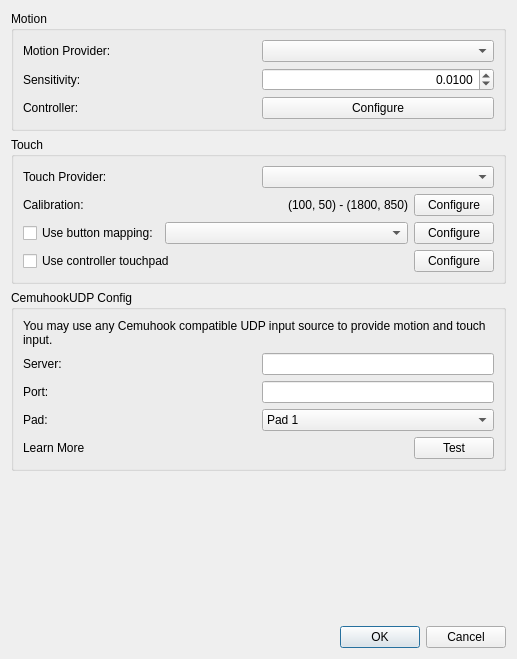
<?xml version="1.0" encoding="UTF-8"?>
<ui version="4.0">
 <class>ConfigureMotionTouch</class>
 <widget class="QDialog" name="ConfigureMotionTouch">
  <property name="geometry">
   <rect>
    <x>0</x>
    <y>0</y>
    <width>517</width>
    <height>659</height>
   </rect>
  </property>
  <layout class="QVBoxLayout">
   <item>
    <widget class="QGroupBox" name="motion_group_box">
     <property name="title">
      <string>Motion</string>
     </property>
     <layout class="QVBoxLayout">
      <item>
       <layout class="QHBoxLayout">
        <item>
         <widget class="QLabel" name="motion_provider_label">
          <property name="text">
           <string>Motion Provider:</string>
          </property>
         </widget>
        </item>
        <item>
         <widget class="QComboBox" name="motion_provider"/>
        </item>
       </layout>
      </item>
      <item>
       <layout class="QHBoxLayout">
        <item>
         <widget class="QLabel" name="motion_sensitivity_label">
          <property name="text">
           <string>Sensitivity:</string>
          </property>
         </widget>
        </item>
        <item>
         <widget class="QDoubleSpinBox" name="motion_sensitivity">
          <property name="alignment">
           <set>Qt::AlignRight|Qt::AlignTrailing|Qt::AlignVCenter</set>
          </property>
          <property name="decimals">
           <number>4</number>
          </property>
          <property name="minimum">
           <double>0.001000000000000</double>
          </property>
          <property name="maximum">
           <double>10.000000000000000</double>
          </property>
          <property name="singleStep">
           <double>0.001000000000000</double>
          </property>
          <property name="value">
           <double>0.010000000000000</double>
          </property>
         </widget>
        </item>
       </layout>
      </item>
      <item>
       <layout class="QHBoxLayout">
        <item>
         <widget class="QLabel" name="motion_controller_label">
          <property name="text">
           <string>Controller:</string>
          </property>
         </widget>
        </item>
        <item>
         <widget class="QPushButton" name="motion_controller_button">
          <property name="text">
           <string>Configure</string>
          </property>
         </widget>
        </item>
       </layout>
      </item>
     </layout>
    </widget>
   </item>
   <item>
    <widget class="QGroupBox" name="touch_group_box">
     <property name="title">
      <string>Touch</string>
     </property>
     <layout class="QVBoxLayout">
      <item>
       <layout class="QHBoxLayout">
        <item>
         <widget class="QLabel" name="touch_provider_label">
          <property name="text">
           <string>Touch Provider:</string>
          </property>
         </widget>
        </item>
        <item>
         <widget class="QComboBox" name="touch_provider"/>
        </item>
       </layout>
      </item>
      <item>
       <layout class="QHBoxLayout">
        <item>
         <widget class="QLabel" name="touch_calibration_label">
          <property name="text">
           <string>Calibration:</string>
          </property>
         </widget>
        </item>
        <item>
         <widget class="QLabel" name="touch_calibration">
          <property name="text">
           <string notr="true">(100, 50) - (1800, 850)</string>
          </property>
          <property name="alignment">
           <set>Qt::AlignRight|Qt::AlignTrailing|Qt::AlignVCenter</set>
          </property>
         </widget>
        </item>
        <item>
         <widget class="QPushButton" name="touch_calibration_config">
          <property name="sizePolicy">
           <sizepolicy hsizetype="Maximum" vsizetype="Fixed">
            <horstretch>0</horstretch>
            <verstretch>0</verstretch>
           </sizepolicy>
          </property>
          <property name="text">
           <string>Configure</string>
          </property>
         </widget>
        </item>
       </layout>
      </item>
      <item>
       <layout class="QHBoxLayout">
        <item>
         <widget class="QCheckBox" name="touch_from_button_checkbox">
          <property name="sizePolicy">
           <sizepolicy hsizetype="Maximum" vsizetype="Fixed">
            <horstretch>0</horstretch>
            <verstretch>0</verstretch>
           </sizepolicy>
          </property>
          <property name="text">
           <string>Use button mapping:</string>
          </property>
         </widget>
        </item>
        <item>
         <widget class="QComboBox" name="touch_from_button_map"/>
        </item>
        <item>
         <widget class="QPushButton" name="touch_from_button_config_btn">
          <property name="sizePolicy">
           <sizepolicy hsizetype="Maximum" vsizetype="Fixed">
            <horstretch>0</horstretch>
            <verstretch>0</verstretch>
           </sizepolicy>
          </property>
          <property name="text">
           <string>Configure</string>
          </property>
         </widget>
        </item>
       </layout>
      </item>
      <item>
       <layout class="QHBoxLayout" name="touchpad_hlayout">
        <item>
         <widget class="QCheckBox" name="touchpad_checkbox">
          <property name="toolTip">
           <string>Map touchpads on controllers like the DualSense directly to touch</string>
          </property>
          <property name="text">
           <string>Use controller touchpad</string>
          </property>
         </widget>
        </item>
        <item alignment="Qt::AlignRight">
         <widget class="QPushButton" name="touchpad_config_btn">
          <property name="text">
           <string>Configure</string>
          </property>
         </widget>
        </item>
       </layout>
      </item>
     </layout>
    </widget>
   </item>
   <item>
    <widget class="QGroupBox" name="udp_config_group_box">
     <property name="title">
      <string>CemuhookUDP Config</string>
     </property>
     <layout class="QVBoxLayout">
      <item>
       <widget class="QLabel" name="udp_help">
        <property name="text">
         <string>You may use any Cemuhook compatible UDP input source to provide motion and touch input.</string>
        </property>
        <property name="alignment">
         <set>Qt::AlignLeading|Qt::AlignLeft|Qt::AlignTop</set>
        </property>
        <property name="wordWrap">
         <bool>true</bool>
        </property>
       </widget>
      </item>
      <item>
       <layout class="QHBoxLayout">
        <item>
         <widget class="QLabel" name="udp_server_label">
          <property name="text">
           <string>Server:</string>
          </property>
         </widget>
        </item>
        <item>
         <widget class="QLineEdit" name="udp_server">
          <property name="sizePolicy">
           <sizepolicy hsizetype="Minimum" vsizetype="Fixed">
            <horstretch>0</horstretch>
            <verstretch>0</verstretch>
           </sizepolicy>
          </property>
         </widget>
        </item>
       </layout>
      </item>
      <item>
       <layout class="QHBoxLayout">
        <item>
         <widget class="QLabel" name="udp_port_label">
          <property name="text">
           <string>Port:</string>
          </property>
         </widget>
        </item>
        <item>
         <widget class="QLineEdit" name="udp_port">
          <property name="sizePolicy">
           <sizepolicy hsizetype="Minimum" vsizetype="Fixed">
            <horstretch>0</horstretch>
            <verstretch>0</verstretch>
           </sizepolicy>
          </property>
         </widget>
        </item>
       </layout>
      </item>
      <item>
       <layout class="QHBoxLayout">
        <item>
         <widget class="QLabel" name="udp_pad_index_label">
          <property name="text">
           <string>Pad:</string>
          </property>
         </widget>
        </item>
        <item>
         <widget class="QComboBox" name="udp_pad_index">
          <item>
           <property name="text">
            <string>Pad 1</string>
           </property>
          </item>
          <item>
           <property name="text">
            <string>Pad 2</string>
           </property>
          </item>
          <item>
           <property name="text">
            <string>Pad 3</string>
           </property>
          </item>
          <item>
           <property name="text">
            <string>Pad 4</string>
           </property>
          </item>
         </widget>
        </item>
       </layout>
      </item>
      <item>
       <layout class="QHBoxLayout">
        <item>
         <widget class="QLabel" name="udp_learn_more">
          <property name="text">
           <string>Learn More</string>
          </property>
         </widget>
        </item>
        <item>
         <widget class="QPushButton" name="udp_test">
          <property name="sizePolicy">
           <sizepolicy hsizetype="Maximum" vsizetype="Fixed">
            <horstretch>0</horstretch>
            <verstretch>0</verstretch>
           </sizepolicy>
          </property>
          <property name="text">
           <string>Test</string>
          </property>
         </widget>
        </item>
       </layout>
      </item>
     </layout>
    </widget>
   </item>
   <item>
    <spacer>
     <property name="orientation">
      <enum>Qt::Vertical</enum>
     </property>
     <property name="sizeHint" stdset="0">
      <size>
       <width>167</width>
       <height>55</height>
      </size>
     </property>
    </spacer>
   </item>
   <item>
    <widget class="QDialogButtonBox" name="buttonBox">
     <property name="standardButtons">
      <set>QDialogButtonBox::Cancel|QDialogButtonBox::Ok</set>
     </property>
    </widget>
   </item>
  </layout>
 </widget>
 <resources/>
 <connections/>
</ui>
